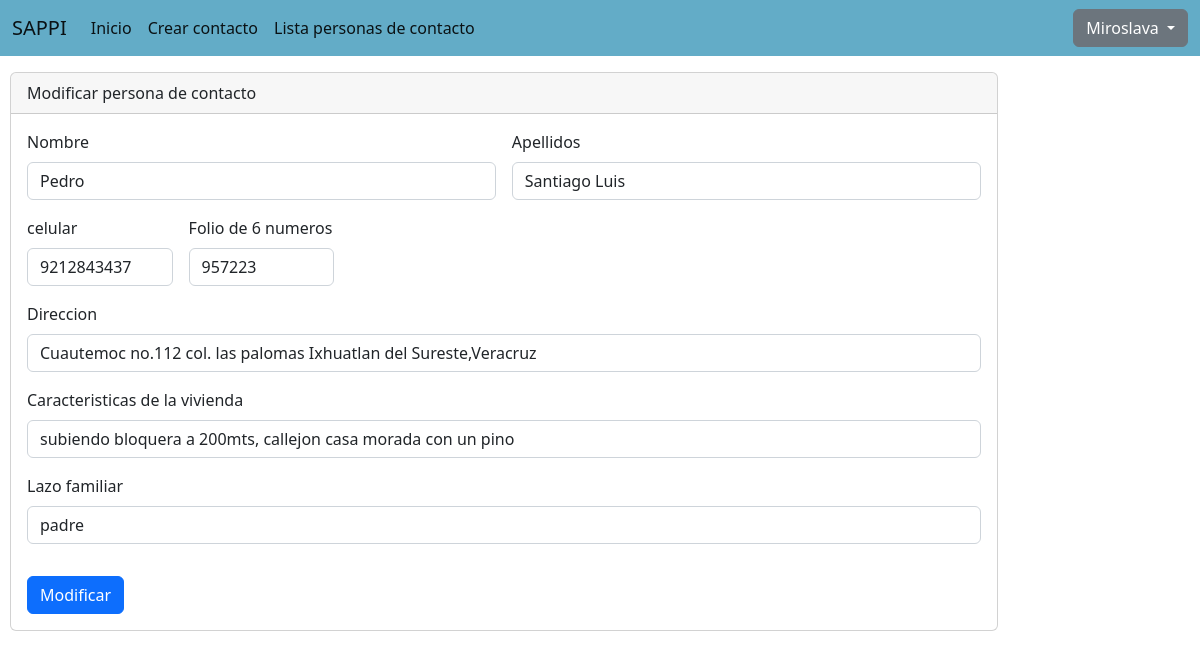
The app's page /sappi/editarContacto.php?idcontacto=7 (signed in) with its own data.
### tables this page shows
CREATE TABLE `usuario` (
  `idusuario` int(11) NOT NULL,
  `nombreusuario` varchar(20) NOT NULL,
  `contrasena` text NOT NULL,
  `idpersona` int(11) NOT NULL,
  `idtipousuario` int(11) NOT NULL
);

CREATE TABLE `persona` (
  `idpersona` int(11) NOT NULL,
  `folio` int(11) NOT NULL,
  `nombre` varchar(50) NOT NULL,
  `apellido` varchar(50) NOT NULL,
  `fechanac` date NOT NULL,
  `telcasa` varchar(20) NOT NULL,
  `celular` varchar(20) NOT NULL,
  `foto` longblob NOT NULL,
  `direccion` varchar(120) NOT NULL,
  `cvivienda` varchar(120) NOT NULL
);

CREATE TABLE `personacontacto` (
  `idcontacto` int(11) NOT NULL,
  `folio` int(6) NOT NULL,
  `nombre` varchar(45) NOT NULL,
  `apellidos` varchar(60) NOT NULL,
  `celular` varchar(15) NOT NULL,
  `lazofamiliar` varchar(45) NOT NULL,
  `direccion` varchar(100) NOT NULL,
  `cvivienda` varchar(200) NOT NULL,
  `idpersona` int(11) NOT NULL
);

### sappi/editarContacto.php (the view, shortened to what this page needs)
<?php
include("conexion/conexion.php");
$iduser=$_SESSION['id_usuario'];
$sql="SELECT usuario.idusuario,persona.nombre FROM usuario AS usuario INNER JOIN persona AS persona ON usuario.idpersona = persona.idpersona WHERE usuario.idusuario='$iduser'";
$resultado=$conexion->query($sql);
$row=$resultado->fetch_assoc();
$ID = $_GET['idcontacto'];
$personacontacto="SELECT idcontacto,folio,nombre,apellidos,celular,lazofamiliar,direccion,cvivienda FROM personacontacto WHERE idcontacto = '$ID'";
$resultadopersonac = $conexion->query($personacontacto);
$fila= $resultadopersonac->fetch_assoc();
    ?>
<!doctype html>
<html lang="en">
  <head>
    <link href="https://cdn.jsdelivr.net/npm/bootstrap@5.2.0/dist/css/bootstrap.min.css" rel="stylesheet">
  </head>
  <body>
      <nav class="navbar navbar-expand-lg fixed-top" style="background-color: #63acc7;">
  <div class="container-fluid">
    <a class="navbar-brand" href="#">SAPPI</a>
    <div class="collapse navbar-collapse" id="navbarNavDarkDropdown">
      <ul class="navbar-nav">
        <?php
        require_once("templates/navbar.php");
        ?>
      </ul>
    </div>
    <div class="dropdown">
  <a class="btn btn-secondary dropdown-toggle" href="#" role="button" data-bs-toggle="dropdown" aria-expanded="false">
    <?php
    echo utf8_decode($row['nombre']);
    ?>
  </a>
</div>
  </div>
</nav>
      <br>
      <br>
      <br>
      <section  class="cuadro" id="crearContacto">
      <div class="row">
  <div class="col-sm-10">
      <div class="card">
  <div class="card-header">
    Modificar persona de contacto
  </div>
  <div class="card-body">
  <form action="<?php $_SERVER["PHP_SELF"]?>" method="POST"class="row g-3">
  <div class="col-md-6">
    <label class="form-label">Nombre</label>
    <input type="text" name="nombre" class="form-control" value="<?php echo $fila['nombre']; ?>"required>
  </div>
  <div class="col-md-6">
    <label class="form-label">Apellidos</label>
    <input type="text" name="apellidos" class="form-control" value="<?php echo $fila['apellidos']; ?>"required>
  </div>
  <div class="col-md-2">
    <label class="form-label">celular</label>
    <input type="text" name="celular" class="form-control" value="<?php echo $fila['celular']; ?>"required>
  </div>
  <div class="col-md-2">
    <label class="form-label">Folio de 6 numeros</label>
    <input type="text" name="folio" class="form-control" value="<?php echo $fila['folio']; ?>"required>
</div>
  <div class="col-12">
    <label for="inputAddress" class="form-label">Direccion</label>
    <input type="text" name="direccion" class="form-control" value="<?php echo $fila['direccion']; ?>" required>
  </div>
  <div class="col-12">
    <label for="inputAddress2" class="form-label">Caracteristicas de la vivienda</label>
    <input type="text" name="cvivienda" class="form-control" value="<?php echo $fila['cvivienda']; ?>" required>
  </div>
  <div class="mb-3">
  <label for="formFile" class="form-label">Lazo familiar</label>
  <input class="form-control" name= "lazofamiliar" type="text" value="<?php echo $fila['lazofamiliar']; ?>" required>
</div>
  <div class="col-12">
    <button type="submit" class="btn btn-primary" name="editar">Modificar</button>
  </div>
</form>
  </div>
</div>
</div>
</div>
  </body>
</html>

### sappi/editarContacto.php (style rules this page uses)
.cuadro { margin-left: 10px; }

### records on screen
usuario: idpersona.nombre "Miroslava"
personacontacto: nombre "Pedro", apellidos "Santiago Luis", celular "9212843437", folio "957223", direccion "Cuautemoc no.112 col. las palomas Ixhuatlan del Sureste,Veracruz", cvivienda "subiendo bloquera a 200mts, callejon casa morada con un pino", lazofamiliar "padre"
